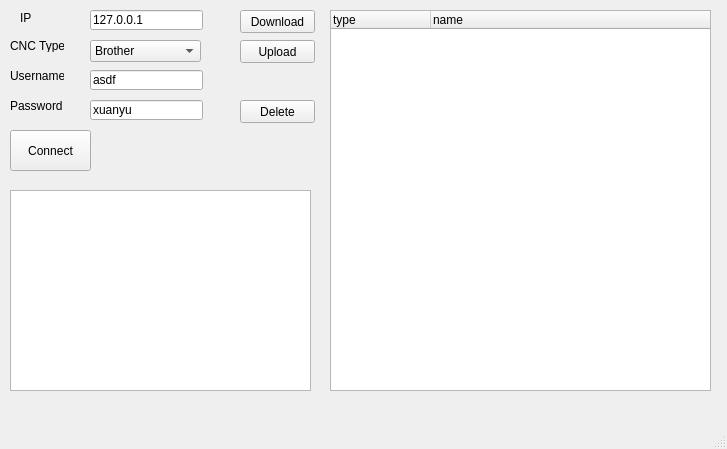
<?xml version="1.0" encoding="UTF-8"?>
<ui version="4.0">
 <class>MainWindow</class>
 <widget class="QMainWindow" name="MainWindow">
  <property name="geometry">
   <rect>
    <x>0</x>
    <y>0</y>
    <width>727</width>
    <height>449</height>
   </rect>
  </property>
  <property name="windowTitle">
   <string>MainWindow</string>
  </property>
  <widget class="QWidget" name="centralwidget">
   <widget class="QLabel" name="ipLabel">
    <property name="geometry">
     <rect>
      <x>20</x>
      <y>10</y>
      <width>51</width>
      <height>16</height>
     </rect>
    </property>
    <property name="text">
     <string>IP</string>
    </property>
   </widget>
   <widget class="QPushButton" name="connectButton">
    <property name="geometry">
     <rect>
      <x>10</x>
      <y>130</y>
      <width>81</width>
      <height>41</height>
     </rect>
    </property>
    <property name="text">
     <string>Connect</string>
    </property>
   </widget>
   <widget class="QLineEdit" name="ipEdit">
    <property name="geometry">
     <rect>
      <x>90</x>
      <y>10</y>
      <width>113</width>
      <height>20</height>
     </rect>
    </property>
    <property name="text">
     <string>127.0.0.1</string>
    </property>
   </widget>
   <widget class="QTextEdit" name="infoEdit">
    <property name="geometry">
     <rect>
      <x>10</x>
      <y>190</y>
      <width>301</width>
      <height>201</height>
     </rect>
    </property>
   </widget>
   <widget class="QTreeWidget" name="fileTree">
    <property name="geometry">
     <rect>
      <x>330</x>
      <y>10</y>
      <width>381</width>
      <height>381</height>
     </rect>
    </property>
    <property name="columnCount">
     <number>2</number>
    </property>
    <column>
     <property name="text">
      <string>type</string>
     </property>
    </column>
    <column>
     <property name="text">
      <string>name</string>
     </property>
    </column>
   </widget>
   <widget class="QLineEdit" name="userEdit">
    <property name="geometry">
     <rect>
      <x>90</x>
      <y>70</y>
      <width>113</width>
      <height>20</height>
     </rect>
    </property>
    <property name="text">
     <string>asdf</string>
    </property>
    <property name="cursorMoveStyle">
     <enum>Qt::LogicalMoveStyle</enum>
    </property>
   </widget>
   <widget class="QLabel" name="passLabel">
    <property name="geometry">
     <rect>
      <x>10</x>
      <y>100</y>
      <width>54</width>
      <height>12</height>
     </rect>
    </property>
    <property name="text">
     <string>Password</string>
    </property>
   </widget>
   <widget class="QLabel" name="userLabel">
    <property name="geometry">
     <rect>
      <x>10</x>
      <y>70</y>
      <width>54</width>
      <height>12</height>
     </rect>
    </property>
    <property name="text">
     <string>Username</string>
    </property>
   </widget>
   <widget class="QLineEdit" name="passEdit">
    <property name="geometry">
     <rect>
      <x>90</x>
      <y>100</y>
      <width>113</width>
      <height>20</height>
     </rect>
    </property>
    <property name="text">
     <string>xuanyu</string>
    </property>
    <property name="cursorMoveStyle">
     <enum>Qt::LogicalMoveStyle</enum>
    </property>
   </widget>
   <widget class="QLabel" name="cnctypeLabel">
    <property name="geometry">
     <rect>
      <x>10</x>
      <y>40</y>
      <width>54</width>
      <height>12</height>
     </rect>
    </property>
    <property name="text">
     <string>CNC Type</string>
    </property>
   </widget>
   <widget class="QComboBox" name="comboBox_cnctype">
    <property name="geometry">
     <rect>
      <x>90</x>
      <y>40</y>
      <width>111</width>
      <height>22</height>
     </rect>
    </property>
    <property name="currentIndex">
     <number>0</number>
    </property>
    <item>
     <property name="text">
      <string>Brother</string>
     </property>
    </item>
    <item>
     <property name="text">
      <string>Fanuc</string>
     </property>
    </item>
    <item>
     <property name="text">
      <string>Mitsubishi</string>
     </property>
    </item>
    <item>
     <property name="text">
      <string>Siemens</string>
     </property>
    </item>
   </widget>
   <widget class="QPushButton" name="deleteButton">
    <property name="geometry">
     <rect>
      <x>240</x>
      <y>100</y>
      <width>75</width>
      <height>23</height>
     </rect>
    </property>
    <property name="text">
     <string>Delete</string>
    </property>
   </widget>
   <widget class="QPushButton" name="downButton">
    <property name="geometry">
     <rect>
      <x>240</x>
      <y>10</y>
      <width>75</width>
      <height>23</height>
     </rect>
    </property>
    <property name="text">
     <string>Download</string>
    </property>
   </widget>
   <widget class="QPushButton" name="upButton">
    <property name="geometry">
     <rect>
      <x>240</x>
      <y>40</y>
      <width>75</width>
      <height>23</height>
     </rect>
    </property>
    <property name="text">
     <string>Upload</string>
    </property>
   </widget>
  </widget>
  <widget class="QMenuBar" name="menubar">
   <property name="geometry">
    <rect>
     <x>0</x>
     <y>0</y>
     <width>727</width>
     <height>23</height>
    </rect>
   </property>
  </widget>
  <widget class="QStatusBar" name="statusbar"/>
 </widget>
 <resources/>
 <connections/>
</ui>
